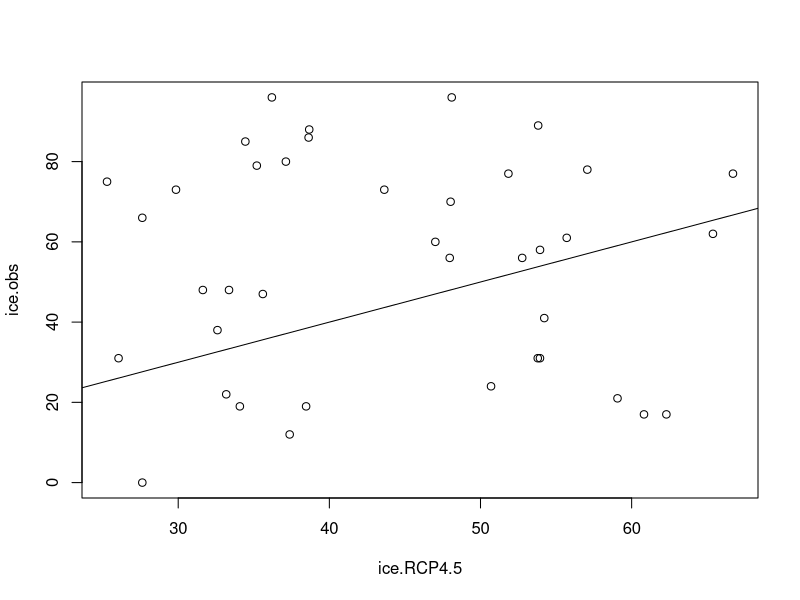
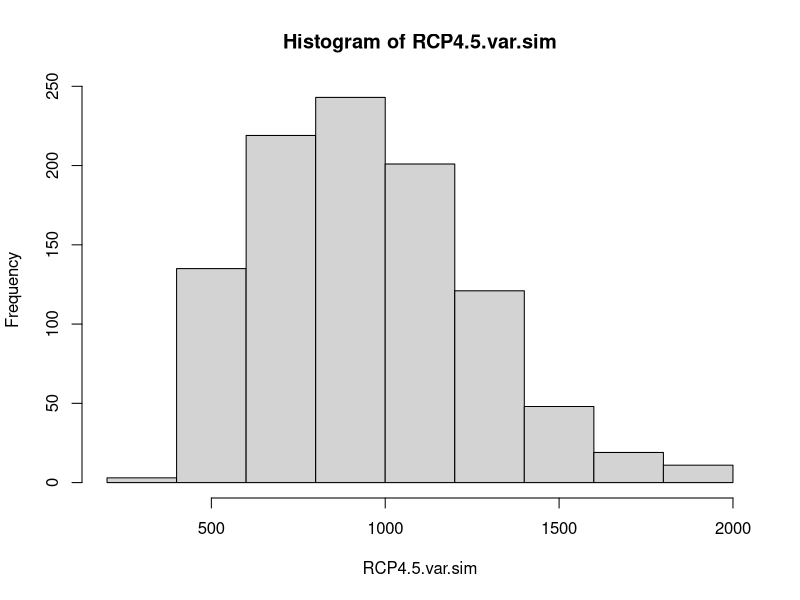

The R source for these figures, in order: (Note: this script raises an error after producing the figures.)
# using NB regression to model observed ice days as a function of model predicted
# ice days


library(MASS)
library(tidyverse)

# note that this data was updated from D.Rizzolo to include recent years (19-20) and 
# revised numbers from 1980-2018
ext.sea.ice <- read.csv("input_data/extreme.sea.ice.csv", header = T)
head(ext.sea.ice)

ice.data <- ext.sea.ice[is.na(ext.sea.ice$ice.obs) == FALSE,]
head(ice.data)

# looking at the variances in the different time series
var(ice.data$ice.obs) # 627.61
var(ice.data$ice.RCP4.5) # 150.82
var(ice.data$ice.RCP8.5) # 166.94

ice.data$max.day <- 181

### RCP4.5
# relationship between observed data and RCP4.5 data
plot(ice.obs~ ice.RCP4.5, data = ice.data) # there is no relationship at all
abline(a = 0, b = 1)

summary(m1 <- glm.nb(ice.obs~ offset(log(max.day)) + ice.RCP4.5, data = ice.data))
# theta = 2.159, s.e. = 0.504
# looks like I used the ice data before the most recent years data was appended 
# (up to 2016) to develop the theta numbers in the previous runs

#how do simulated pulls look when allowing theta to vary?
niter <- 1000
RCP4.5.sim <- matrix(NA, nrow = niter, ncol = nrow(ext.sea.ice))
for (i in 1: nrow(ext.sea.ice)){
 for (j in 1:niter){
   theta <- rnorm(1, mean = m1$theta, sd = m1$SE.theta) # mean and sd from nbregression
   RCP4.5.sim[j,i] <- rnbinom(1, size = theta, mu = ext.sea.ice$ice.RCP4.5[i])
   RCP4.5.sim[j,i] <- ifelse(RCP4.5.sim[j,i] > 180, 180, RCP4.5.sim[j,i])
   # note that draws > 180 can't be used...
 }
}

RCP4.5.var.sim <- apply(RCP4.5.sim[,c(30:70)], 1, var)
hist(RCP4.5.var.sim)
# most of the simulated time series actually have much more variance than the 
# observed data set
sum(RCP4.5.var.sim>var(ice.data$ice.obs))/1000 # 93%

plot(c(ice.data$ice.obs, rep(NA,80)) ~ c(1980:2100), ylim = c(0,181))
for (i in 1:50){
  lines(RCP4.5.sim[i,c(30:150)] ~ c(1980:2100), col = i)
}
points(ice.data$ice.obs~ c(1980:2020), pch = 16)
points(ext.sea.ice$ice.RCP4.5[30:150] ~ c(1980:2100), pch = 16, col = "red")


### REVISE FROM HERE
RCP4.5.sim <- data.frame(RCP4.5.sim)
RCP4.5.sim <- pivot_longer(RCP4.5.sim, cols = c(1:nrow(ice.data)), names_to = "case", values_to = "ice.days")
RCP4.5.sim$year <- as.factor(rep(c(1980:2020), 1000))

ggplot(RCP4.5.sim, aes(x = year, y = ice.days)) +
  geom_violin() + 
  stat_summary(fun.y=mean, geom="point", shape=23, size=2, col = "red") +
  geom_point(data = ice.data, aes(x = as.factor(year), y = ice.RCP4.5), col = "red") +
  geom_point(data = ice.data, aes(x = as.factor(year), y = ice.obs), col = "blue") +
  theme(axis.text.x = element_blank())

### RCP8.5
# relationship between observed data and RCP8.5 data
plot(ice.obs~ ice.RCP8.5, data = ice.data) # there is no relationship at all
summary(m2 <- glm.nb(ice.obs~ offset(log(max.day)) + ice.RCP8.5, data = ice.data))
# theta = 2.777, s.e. = 0.675
# looks like I used the ice data before we added the most recent years info to develop
# the theta numbers in the previous runs

#how do simulated pulls look when allowing theta to vary?
niter <- 1000
RCP8.5.sim <- matrix(NA, nrow = niter, ncol = nrow(ice.data))
for (i in 1: nrow(ice.data)){
  for (j in 1:niter){
    theta <- rnorm(1, mean = m2$theta, sd = m2$SE.theta) # mean and sd from nbregression
    RCP8.5.sim[j,i] <- rnbinom(1, size = theta, mu = ice.data$ice.RCP8.5[i])
    RCP8.5.sim[j,i] <- ifelse(RCP8.5.sim[j,i] > 180, 180, RCP8.5.sim[j,i])
    # note that draws > 180 can't be used...
  }
}


RCP8.5.sim <- data.frame(RCP8.5.sim)
RCP8.5.sim <- pivot_longer(RCP8.5.sim, cols = c(1:39), names_to = "case", values_to = "ice.days")
RCP8.5.sim$year <- as.factor(rep(c(1980:2018), 1000))

ggplot(RCP8.5.sim, aes(x = year, y = ice.days)) +
  geom_violin() + 
  stat_summary(fun.y=mean, geom="point", shape=23, size=2, col = "red") +
  geom_point(data = ice.data, aes(x = as.factor(year), y = ice.RCP4.5), col = "red") +
  geom_point(data = ice.data, aes(x = as.factor(year), y = ice.obs), col = "blue") +
  theme(axis.text.x = element_blank())
